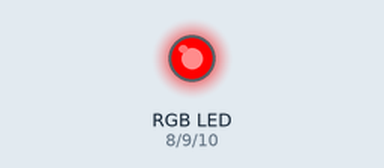
Recording of a sketch running on a simulated Arduino Uno, built with avr-gcc and run on an emulated ATmega328P. On the bench: an RGB LED mixed from three pins (HIGH = lit).

Above: at 0.1 s.
At 0.7 s:
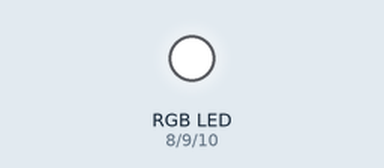
At 1.3 s:
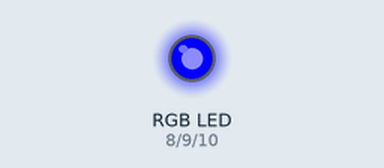
At 2.7 s:
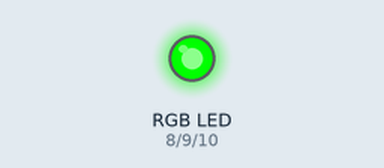
Timing chart, 0 to 3.0 s (numbered marks = the images above):
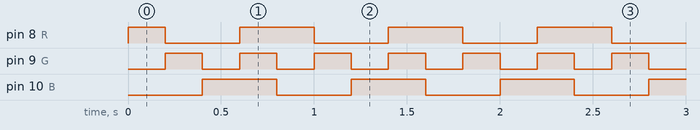

The sketch:

4._RGB_Light_Chaser.ino
```cpp
/*This code sets up three pins (R, G, and B) as output pins (8, 9, 10),
and then repeatedly turns each pin in red, green, blue, and white sequence for "delayVal" 200ms each, and then turns it off. This achieves the blink effect.
Then, the sequence repeats.*/


/*declare three int variables R, G, B that correspond to the three pinds of the RGB LED.*/
int R = 8;          // declare an integer variable R and set it to 8
int G = 9;          // declare an integer variable G and set it to 9
int B = 10;         // declare an integer variable B and set it to 10

int delayVal = 200;   //store the time delay (in milliseconds) between each LED blink. It is set to 200 milliseconds.

void setup() {
  // put your setup code here, to run once:
  pinMode (R, OUTPUT);          // initialize digital pin "R" as an output pin (8). This is where the red pin of the RGB LED is connected
  pinMode (G, OUTPUT);          // initialize digital pin "G" as an output pin (9). This is where the green pin of the RGB LED is connected
  pinMode (B, OUTPUT);          // initialize digital pin "B" as an output pin (10). This is where the blue pin of the RGB LED is connected

}

void loop() {
  // put your main code here, to run repeatedly:


  //LIGHT RED COLOR BY TURNING ON ONLY THE RED PIN
  digitalWrite(R, 1);          // turn pin R on by setting its voltage to HIGH
  delay(delayVal);             // pause the program for 200ms to achieve blink effect
  digitalWrite(R, 0);          // turn pin R off by setting its voltage to LOW

  //LIGHT GREEN COLOR BY TURNING ON ONLY THE GREEN PIN
  digitalWrite(G, 1);          // turn pin G on by setting its voltage to HIGH
  delay(delayVal);             // pause the program for 200ms to achieve blink effect
  digitalWrite(G, 0);          // turn pin G on by setting its voltage to LOW

  //LIGHT BLUE COLOR BY TURNING ON ONLY THE BLUE PIN
  digitalWrite(B, 1);          // turn pin B on by setting its voltage to HIGH
  delay(delayVal);             // pause the program for 200ms to achieve blink effect
  digitalWrite(B, 0);          // turn pin B on by setting its voltage to LOW

  //LIGHT WHITE COLOR BY SIMULTANEOUSLY TURNING ON EVERY PINS (R,G, AND B)
  digitalWrite(R, 1);          // turn pin R on to create a white color
  digitalWrite(G, 1);          // turn pin R on to create a white color
  digitalWrite(B, 1);          // turn pin R on to create a white color
  delay(delayVal);             // pause the program for 200ms to achieve blink effect
  digitalWrite(R, 0);          // turn pin R off to turn off the white color
  digitalWrite(G, 0);          // turn pin G off to turn off the white color
  digitalWrite(B, 0);          // turn pin B off to turn off the white color


}
```

Measured:
- by itself, pin 8 (R): repeats every 0.80 s: LOW 0.40 s, HIGH 0.40 s
- by itself, pin 9 (G): alternates HIGH for 0.20 s and LOW for 0.20 s
- by itself, pin 10 (B): alternates HIGH for 0.40 s and LOW for 0.40 s
